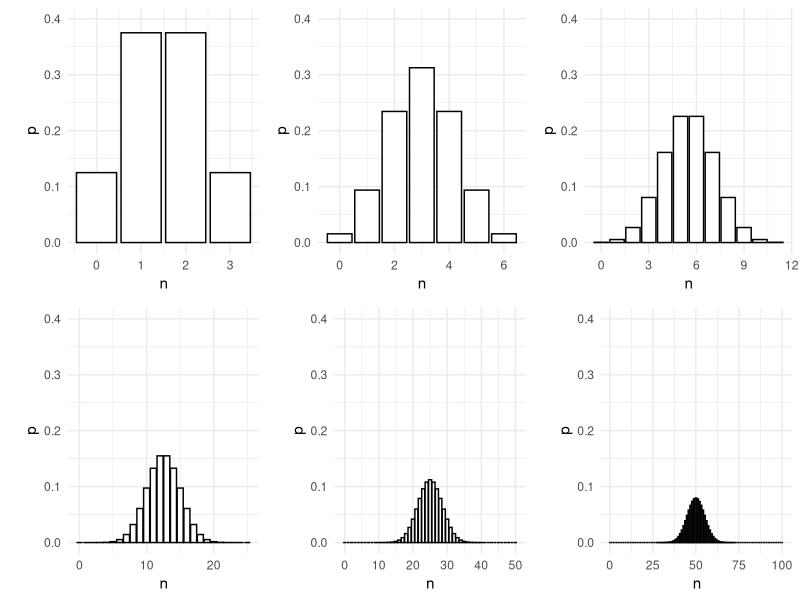
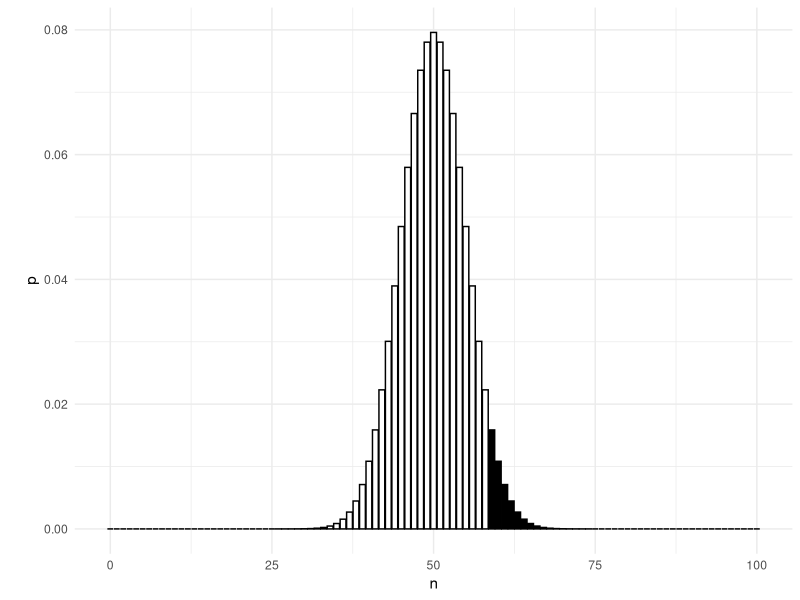
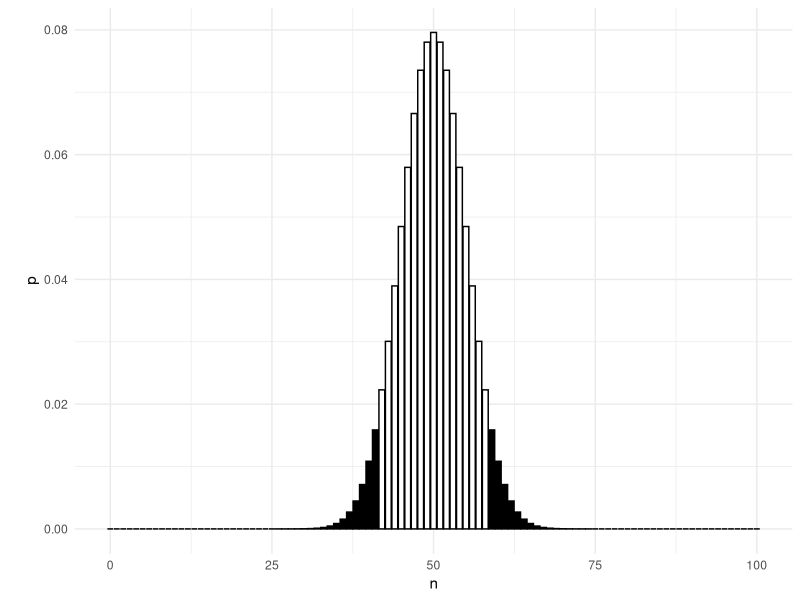

R code for these plots, in order:
## ---- chunk 1
library(tidyverse)
## ---- chunk 2
subj3 = tibble(n = 0:3, `\np` = dbinom(0:3, 3, 0.5))
subj6 = tibble(n = 0:6, p = dbinom(0:6, 6, 0.5))
subj11 = tibble(n = 0:11, p = dbinom(0:11, 11, 0.5))
subj25 = tibble(n = 0:25, `\np` = dbinom(0:25, 25, 0.5))
subj50 = tibble(n = 0:50, `\np` = dbinom(0:50, 50, 0.5))
subj100 = tibble(n = 0:100, `\np` = dbinom(0:100, 100, 0.5))
## ---- chunk 3
# Multiple plot function
#
# ggplot objects can be passed in ..., or to plotlist (as a list of ggplot objects)
# - cols:   Number of columns in layout
# - layout: A matrix specifying the layout. If present, 'cols' is ignored.
#
# If the layout is something like matrix(c(1,2,3,3), nrow=2, byrow=TRUE),
# then plot 1 will go in the upper left, 2 will go in the upper right, and
# 3 will go all the way across the bottom.
#
multiplot <- function(..., plotlist=NULL, file, cols=1, layout=NULL) {
  library(grid)

  # Make a list from the ... arguments and plotlist
  plots <- c(list(...), plotlist)

  numPlots = length(plots)

  # If layout is NULL, then use 'cols' to determine layout
  if (is.null(layout)) {
    # Make the panel
    # ncol: Number of columns of plots
    # nrow: Number of rows needed, calculated from # of cols
    layout <- matrix(seq(1, cols * ceiling(numPlots/cols)),
                    ncol = cols, nrow = ceiling(numPlots/cols))
  }

 if (numPlots==1) {
    print(plots[[1]])

  } else {
    # Set up the page
    grid.newpage()
    pushViewport(viewport(layout = grid.layout(nrow(layout), ncol(layout))))

    # Make each plot, in the correct location
    for (i in 1:numPlots) {
      # Get the i,j matrix positions of the regions that contain this subplot
      matchidx <- as.data.frame(which(layout == i, arr.ind = TRUE))

      print(plots[[i]], vp = viewport(layout.pos.row = matchidx$row,
                                      layout.pos.col = matchidx$col))
    }
  }
}
## ---- chunk 4
s3p <- ggplot(data = subj3, aes(n, `\np`)) +
  geom_bar(stat = "identity",  color = "black", fill = "white") +
  coord_cartesian(ylim=c(0,0.4)) +
  theme_minimal()

s6p <- ggplot(data = subj6, aes(n, p)) +
  geom_bar(stat = "identity",  color = "black", fill = "white") +
  coord_cartesian(ylim=c(0,0.4)) +
  theme_minimal()

s11p <- ggplot(data = subj11, aes(n, p)) +
  geom_bar(stat = "identity",  color = "black", fill = "white") +
  coord_cartesian(ylim=c(0,0.4)) +
  theme_minimal()

s25p <- ggplot(data = subj25, aes(n, `\np`)) +
  geom_bar(stat = "identity",  color = "black", fill = "white") +
  coord_cartesian(ylim=c(0,0.4)) +
  theme_minimal()

s50p <- ggplot(data = subj50, aes(n, `\np`)) +
  geom_bar(stat = "identity",  color = "black", fill = "white") +
  coord_cartesian(ylim=c(0,0.4)) +
  theme_minimal()

s100p <- ggplot(data = subj100, aes(n, `\np`)) +
  geom_bar(stat = "identity",  color = "black", fill = "white") +
  coord_cartesian(xlim=c(0, 101), ylim=c(0,0.4)) +
  theme_minimal()

multiplot(s3p, s25p, s6p, s50p, s11p, s100p, cols = 3)
## ---- chunk 5

ggplot(data = subj100, aes(n, `\np`)) +
  geom_bar(
    stat = "identity",
    color = "black",
    fill = c(rep("white", 59), rep("black", 42))
    ) +
  theme_minimal()

## ---- chunk 6

ggplot(data = subj100, aes(n, `\np`)) +
  geom_bar(
    stat = "identity",
    color = "black",
    fill = c(rep("black", 42), rep("white", 17), rep("black", 42))
    ) +
  theme_minimal()

